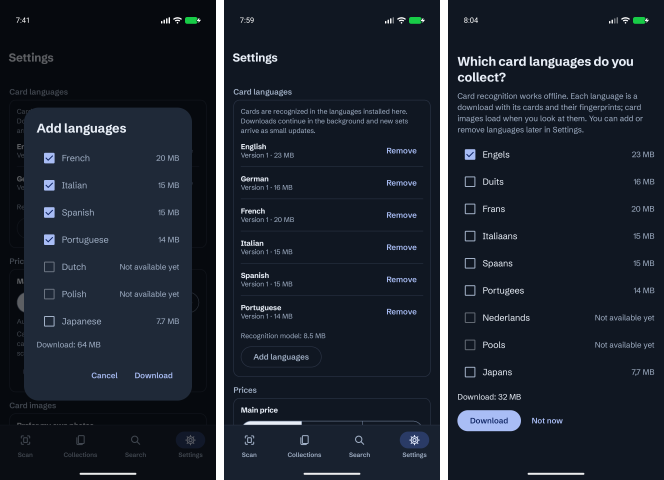
#> input picture issue56-talos-1.png, 1328 x 960 px (shown at 1/2 size)
$ python -i detect.py   (imports and definitions only)   (older library calls are emulated)
#> lines starting #> are read from the running program, lines starting #| are printed output that depends on the picture
#> further down, picture is the input picture: shape (960, 1328, 3); mean B, G, R 46.5, 35.6, 28.6
# SPDX-License-Identifier: GPL-3.0-or-later
"""Card detection and rectification.

Classic CV: edges/contours -> largest card-shaped quadrilateral -> side-line refinement -> perspective warp to 63:88.
The app's detection (`detect_app`): only the live-scan guide area is searched, with the learned corner model
(`LearnedDetector`) or the classic detector, exactly like ScanGuide.kt and CornerDetector.kt.

As a script: evaluate on the synthetic test set against the known placement (IoU + corner error)
and write ml/results/detection.json. Rectified crops go to <data>/synth/<name>-crops/ for later steps.
"""
from __future__ import annotations

import argparse
import json
import math
from multiprocessing import Pool
from pathlib import Path

import cv2
import numpy as np

from common import CARD_H, CARD_W, EXPORT_DIR, RESULTS_DIR, SYNTH_DIR

ASPECT = 63 / 88
WORK_SIZE = 640


def order_quad(q: np.ndarray) -> np.ndarray:
    """Order 4 points as TL, TR, BR, BL with the long side vertical (portrait)."""
    q = np.asarray(q, np.float32).reshape(4, 2)
    c = q.mean(0)
    ang = np.arctan2(q[:, 1] - c[1], q[:, 0] - c[0])
    q = q[np.argsort(ang)]  # clockwise in image coords, starting near -pi (left)
    # pick start so that the first point is top-left: minimal x+y
    s = np.argmin(q.sum(1))
    q = np.roll(q, -s, 0)
    w = (np.linalg.norm(q[1] - q[0]) + np.linalg.norm(q[2] - q[3])) / 2
    h = (np.linalg.norm(q[3] - q[0]) + np.linalg.norm(q[2] - q[1])) / 2
    if w > h:  # landscape: rotate so that the long side becomes vertical
        q = np.roll(q, -1, 0)
    return q


def _refine(contour: np.ndarray, quad: np.ndarray) -> np.ndarray:
    """Fit a line to the contour points of each side and intersect neighbouring lines.

    Card corners are rounded, so approxPolyDP corners sit slightly inside; line intersection fixes that.
    """
    pts = contour.reshape(-1, 2).astype(np.float32)
    lines = []
    for i in range(4):
        a, b = quad[i], quad[(i + 1) % 4]
        d = b - a
        L = np.linalg.norm(d) + 1e-6
        n = np.array([-d[1], d[0]]) / L
        t = ((pts - a) @ d) / (L * L)
        dist = np.abs((pts - a) @ n)
        sel = pts[(t > 0.15) & (t < 0.85) & (dist < max(4.0, 0.03 * L))]
        if len(sel) < 8:
            return quad
        vx, vy, x0, y0 = cv2.fitLine(sel, cv2.DIST_HUBER, 0, 0.01, 0.01).ravel()
        lines.append((np.array([x0, y0]), np.array([vx, vy])))
    out = []
    for i in range(4):
        (p1, d1), (p2, d2) = lines[i - 1], lines[i]
        A = np.array([d1, -d2]).T
        if abs(np.linalg.det(A)) < 1e-6:
            return quad
        t = np.linalg.solve(A, p2 - p1)
        out.append(p1 + d1 * t[0])
    out = np.array(out, np.float32)
    if np.abs(out - quad).max() > 0.08 * np.linalg.norm(quad[2] - quad[0]):
        return quad
    return out


def _edge_maps(img: np.ndarray):
    gray = cv2.cvtColor(img, cv2.COLOR_BGR2GRAY)
    hsv = cv2.cvtColor(img, cv2.COLOR_BGR2HSV)
    lab = cv2.cvtColor(img, cv2.COLOR_BGR2LAB)
    k = cv2.getStructuringElement(cv2.MORPH_RECT, (5, 5))
    for ch in (gray, hsv[..., 1], lab[..., 1], lab[..., 2]):
        ch = cv2.bilateralFilter(ch, 7, 40, 7)
        v = float(np.median(ch))
        for lo, hi in ((0.66 * v, 1.33 * v), (20, 60)):
            e = cv2.Canny(ch, max(5, lo), max(20, hi))
            yield cv2.morphologyEx(cv2.dilate(e, k), cv2.MORPH_CLOSE, k, iterations=2)


def _intersect(lines):
    out = []
    for i in range(4):
        (p1, d1), (p2, d2) = lines[i - 1], lines[i]
        A = np.array([d1, -d2], np.float32).T
        if abs(np.linalg.det(A)) < 1e-6:
            return None
        tt = np.linalg.solve(A, p2 - p1)
        out.append(p1 + d1 * tt[0])
    return np.array(out, np.float32)


def snap_sides(grads: list, quad: np.ndarray, band: float = 0.07) -> np.ndarray:
    """Snap each side of a rough quad to the strongest straight edge nearby.

    Contour hulls are biased outward (shadow halos, dilation) or catch the inner art frame of
    silver-bordered cards. For each half of each side we scan offsets along the normal within +-band*h and
    take the outermost offset whose robust gradient response reaches 60 % of the best one. Two halves per side
    give a point pair, so small angle errors are corrected too.
    """
    H, W = grads[0][0].shape
    c = quad.mean(0)
    h = (np.linalg.norm(quad[3] - quad[0]) + np.linalg.norm(quad[2] - quad[1])) / 2
    R = max(3, int(band * h))
    offs = np.arange(-R, R + 1, dtype=np.float32)
    lines = []
    for i in range(4):
        a, b = quad[i], quad[(i + 1) % 4]
        d = b - a
        n = np.array([-d[1], d[0]], np.float32) / (np.linalg.norm(d) + 1e-6)
        if np.dot((a + b) / 2 - c, n) < 0:
            n = -n
        pts = []
        for t0, t1 in ((0.12, 0.45), (0.55, 0.88)):
            t = np.linspace(t0, t1, 24, dtype=np.float32)
            base = a[None] + d[None] * t[:, None]  # (24, 2)
            p = base[None] + offs[:, None, None] * n[None, None]  # (O, 24, 2)
            xs = np.clip(p[..., 0], 0, W - 1).astype(np.float32)
            ys = np.clip(p[..., 1], 0, H - 1).astype(np.float32)
            g = sum(np.abs(cv2.remap(gx, xs, ys, cv2.INTER_LINEAR) * n[0] + cv2.remap(gy, xs, ys, cv2.INTER_LINEAR) * n[1])
                    for gx, gy in grads)
            prof = np.percentile(g, 40, axis=1)
            prof = np.convolve(prof, [0.25, 0.5, 0.25], mode="same")
            if prof.max() < 8:
                o = 0.0
            else:
                pk = int(np.argmax(prof))
                ok = np.where(prof >= 0.6 * prof.max())[0]
                ok = [k for k in ok if (k == 0 or prof[k] >= prof[k - 1]) and (k == len(prof) - 1 or prof[k] >= prof[k + 1])
                      and k > pk and (k - pk) <= 0.05 * h]
                # outer edge close to the strongest one (silver border vs. inner frame), else the strongest
                o = float(offs[ok[-1]] if ok else offs[pk])
            tm = (t0 + t1) / 2
            pts.append((a + d * tm, n, o))
        (p0, n0, o0), (p1, n1, o1) = pts
        if abs(o0 - o1) > max(3.0, 0.02 * h):  # halves disagree: likely texture, keep the rough side
            o0 = o1 = 0.0
        pts = [p0 + n0 * o0, p1 + n1 * o1]
        lines.append((pts[0], pts[1] - pts[0]))
    out = _intersect(lines)
    if out is None or np.abs(out - quad).max() > 0.15 * h:
        return quad
    if _aspect_err(order_quad(out)) > _aspect_err(order_quad(quad)) + 0.015:
        return quad
    return out


def _aspect_err(q):
    w = (np.linalg.norm(q[1] - q[0]) + np.linalg.norm(q[2] - q[3])) / 2
    h = (np.linalg.norm(q[3] - q[0]) + np.linalg.norm(q[2] - q[1])) / 2
    return abs(w / max(h, 1e-6) - ASPECT)


def _candidates(small: np.ndarray):
    H, W = small.shape[:2]
    frame_area = H * W
    for edges in _edge_maps(small):
        cnts, _ = cv2.findContours(edges, cv2.RETR_LIST, cv2.CHAIN_APPROX_NONE)
        for c in cnts:
            hull = cv2.convexHull(c)
            area = cv2.contourArea(hull)
            if area < 0.05 * frame_area or area > 0.98 * frame_area:
                continue
            peri = cv2.arcLength(hull, True)
            quad, rect_bonus = None, 1.0
            for eps in (0.01, 0.02, 0.035, 0.05):
                approx = cv2.approxPolyDP(hull, eps * peri, True)
                if len(approx) == 4:
                    quad = approx.reshape(4, 2).astype(np.float32)
                    break
            if quad is None:
                quad, rect_bonus = cv2.boxPoints(cv2.minAreaRect(hull)).astype(np.float32), 0.8
            quad = order_quad(quad)
            qa = cv2.contourArea(quad)
            if qa <= 0:
                continue
            fill = area / qa
            fill = min(fill, 1 / fill)
            w = (np.linalg.norm(quad[1] - quad[0]) + np.linalg.norm(quad[2] - quad[3])) / 2
            hh = (np.linalg.norm(quad[3] - quad[0]) + np.linalg.norm(quad[2] - quad[1])) / 2
            aspect_ok = float(np.exp(-((w / max(hh, 1e-6) - ASPECT) / 0.08) ** 2))
            if aspect_ok < 0.2 or fill < 0.8:
                continue
            score = (area / frame_area) ** 0.5 * aspect_ok * fill ** 6 * rect_bonus
            yield score, order_quad(_refine(hull, quad))


def _contains(outer, inner):
    return all(cv2.pointPolygonTest(outer.reshape(-1, 1, 2), (float(x), float(y)), False) >= 0 for x, y in inner)


def detect(img: np.ndarray, expand: bool = True):
    """Return (quad TL,TR,BR,BL in input pixels, score) or (None, 0)."""
#> called with expand = True
    h0, w0 = img.shape[:2]
#> h0 = 960; w0 = 1328
    s = min(WORK_SIZE / max(h0, w0), 1.0)
#> s = 0.482
    small = cv2.resize(img, (round(w0 * s), round(h0 * s)), interpolation=cv2.INTER_AREA) if s < 1 else img
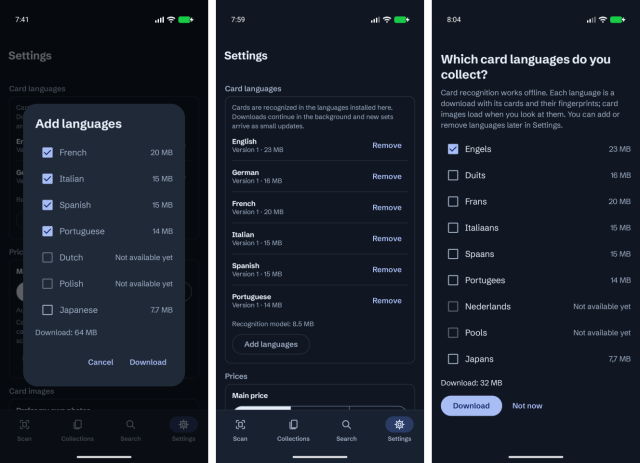
#> small: shape (463, 640, 3); mean B, G, R 46.5, 35.6, 28.6
    cands = sorted(_candidates(small), key=lambda x: -x[0])
#> cands = [(0.0901, [[612, 55], [543, 410], [15, 442], [8, 83]])]
    if not cands:
        return None, 0.0
    best_score, best = cands[0]
#> best_score = 0.0901; best = [[612, 55], [543, 410], [15, 442], [8, 83]]
    # prefer a slightly larger candidate that encloses the best one (outer card edge vs. inner art frame)
    ba = cv2.contourArea(best)
#> ba = 201132
    for sc, q in cands[1:]:
        r = cv2.contourArea(q) / ba
        if 1.04 < r < 1.35 and sc > 0.5 * best_score and _contains(q, best):
            best, best_score = q, sc
            ba = cv2.contourArea(best)
#> this loop made 0 passes
#> after the loop, ba = 201132; best_score = 0.0901
    if expand:
        lab = cv2.cvtColor(cv2.GaussianBlur(small, (3, 3), 0), cv2.COLOR_BGR2LAB).astype(np.float32)
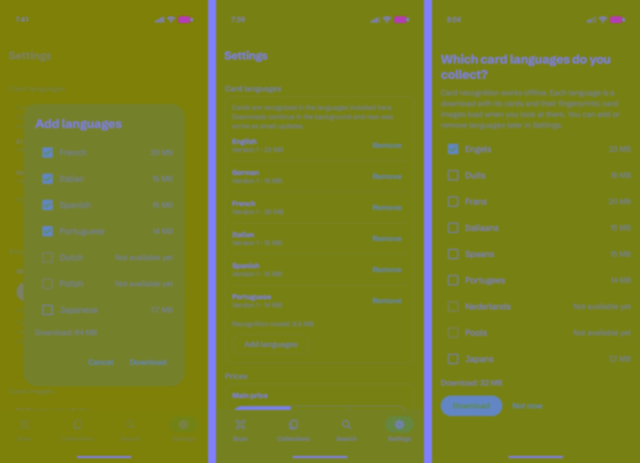
#> lab: shape (463, 640, 3) float32; mean B, G, R 33.8, 128, 120
        # signed gradients of L, a, b (colour edges matter for silver borders on grey tables)
        grads = [(cv2.Sobel(lab[..., k], cv2.CV_32F, 1, 0, ksize=3), cv2.Sobel(lab[..., k], cv2.CV_32F, 0, 1, ksize=3))
                 for k in range(3)]
#> grads = 3 items
        best = order_quad(snap_sides(grads, best))
#> in snap_sides, `c = quad.mean(0)`: c = [294.5, 247.5]
#> in snap_sides, `h = (np.linalg.norm(quad[3] - quad[0]) + np.linalg.norm(quad[2] - quad..`: h = 566.8
#> in snap_sides, `R = max(3, int(band * h))`: R = 39
#> the loop in snap_sides, `for i in range(4):` made 4 passes
#> (a, b, d, n) on passes 1 to 4: ([612, 55], [543, 410], [-69, 355], [0.982, 0.191]), ([543, 410], [15, 442], [-528, 32], [0.0605, 0.998]), ([15, 442], [8, 83], [-7, -359], [-1, 0.0195]), ([8, 83], [612, 55], [604, -28], [-0.0463, -0.999])
#> after the loop in snap_sides, `for i in range(4):`:
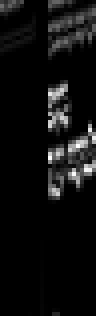
#> g: shape (79, 24) float32 (shown 4 times larger); min 0, max 501.8, mean 29.7; drawn with min black and max white
#> after the loop in snap_sides, `for i in range(4):`: lines = [([592.3, 156.2], [-29.67, 152.7]), ([392.5, 419.1], [-227, 13.76]), ([23, 339.5], [-0.0106, -154.4]), ([181.3, 101], [259.9, -8.04])]
#> the loop in _intersect, `for i in range(4):` made 4 passes
#> (p1, d1, p2, d2, A, tt) on passes 1 to 4: ([181.3, 101], [259.9, -8.04], [592.3, 156.2], [-29.67, 152.7], [[259.9, 29.67], [-8.04, -152.7]], [1.63, -0.448]), ([592.3, 156.2], [-29.67, 152.7], [392.5, 419.1], [-227, 13.76], [[-29.67, 227], [152.7, -13.76]], [1.66, -0.663]), ([392.5, 419.1], [-227, 13.76], [23, 339.5], [-0.0106, -154.4], [[-227, 0.0106], [13.76, 154.4]], [1.63, -0.661]), ([23, 339.5], [-0.0106, -154.4], [181.3, 101], [259.9, -8.04], [[-0.0106, -259.9], [-154.4, 8.04]], [1.51, -0.609])
#> after the loop in _intersect, `for i in range(4):`: out = [[605.6, 87.86], [543, 410], [23.01, 441.5], [22.99, 105.9]]
#> in _aspect_err, `w = (np.linalg.norm(q[1] - q[0]) + np.linalg.norm(q[2] - q[3])) / 2`: w = 331.9
#> in _aspect_err, `h = (np.linalg.norm(q[3] - q[0]) + np.linalg.norm(q[2] - q[1])) / 2`: h = 551.9
    return best / s, float(best_score)


# [17 lines left out: functions rectify, center_crop_fallback, not called in this run]


# ---------------------------------------------------------------- the app's detection
APP_MAX_SIDE = 2048     # the app scales photos to this long side before detection (LabViewModel, RealPhotoTest)
GUIDE_HEIGHT = 0.78     # ScanGuide.kt: guide height as a share of the frame height ...
GUIDE_MAX_WIDTH = 0.90  # ... capped at this share of the frame width
GUIDE_MARGIN = 0.07     # search margin around the guide, as a share of the guide's size
CORNER_MIN_SCORE = 0.10  # CornerDetector.DEFAULT_MIN_SCORE: mean corner peak below this = "no card"
CARD_MAX_ASPECT_FACTOR = 1.5   # Quad.looksLikeCard: width:height within this factor of 63:88 either way ...
CARD_MAX_ANGLE_DEV = 35.0      # ... and every inner angle within this many degrees of 90 (calib_corner_gate.py)


# [46 lines left out: functions quad_shape, looks_like_card, app_resize, guide_area, not called in this run]


class LearnedDetector:
    """The app's learned corner detector (CornerDetector.kt; README "Learned corner detector: exact I/O").

    Called with the guide crop (BGR); returns (quad TL,TR,BR,BL in crop pixels, score = mean corner peak).
    Needs ai-edge-litert (`uv run --extra litert ...`).
    """

    # [36 lines left out: functions __init__, __call__, detect_app, not called in this run]


# ---------------------------------------------------------------- two-pass detection (issue #78)
GUIDE_CARD_HEIGHT = 0.78  # guide_crop: the card fills this share of the box height, like the live-scan guide
MIN_REFINE_BOX = 24       # px: a guide box smaller than this is not worth a second detector call


# [56 lines left out: functions guide_crop, refine, keep_higher_sim, two_pass, quad_iou, not called in this run]


# ---------------------------------------------------------------- evaluation
def _init():
    cv2.setNumThreads(1)


# [47 lines left out: functions _eval_one, main, not called in this run]


# [2 lines not run here, left out]

>>> import cv2
>>> picture = cv2.imread('../issue56-talos-1.png')
>>> result = detect(picture)
#> result = ([[1269.9, 114.1], [1126.7, 850.8], [31.12, 917.1], [16.6, 172.2]], 0.0901)
